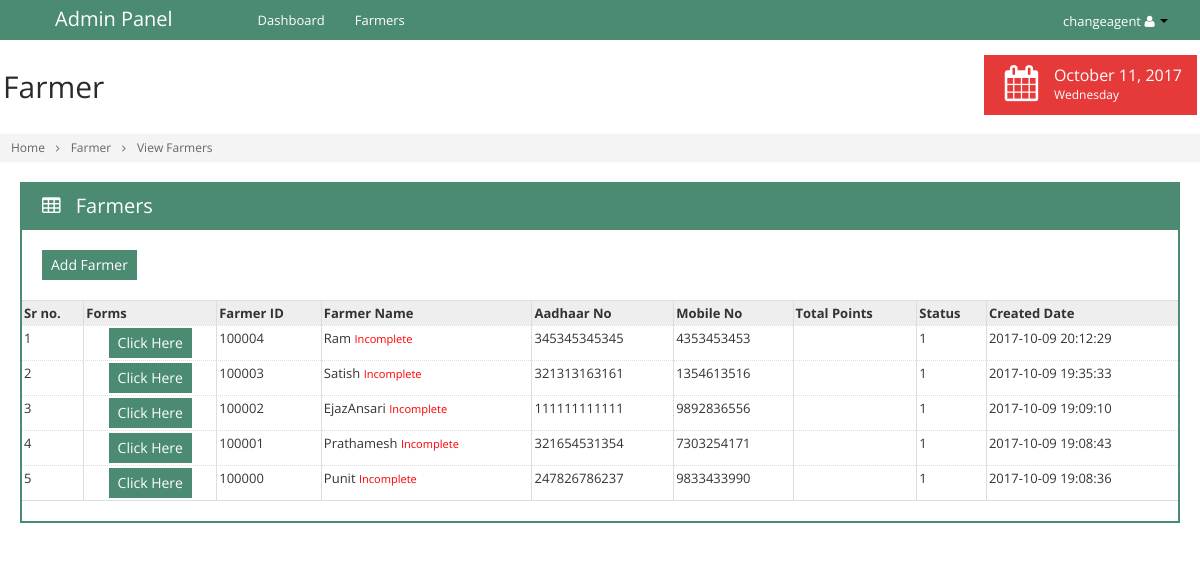
/view_farmers.php (signed in), run on an earlier commit of the app's database.
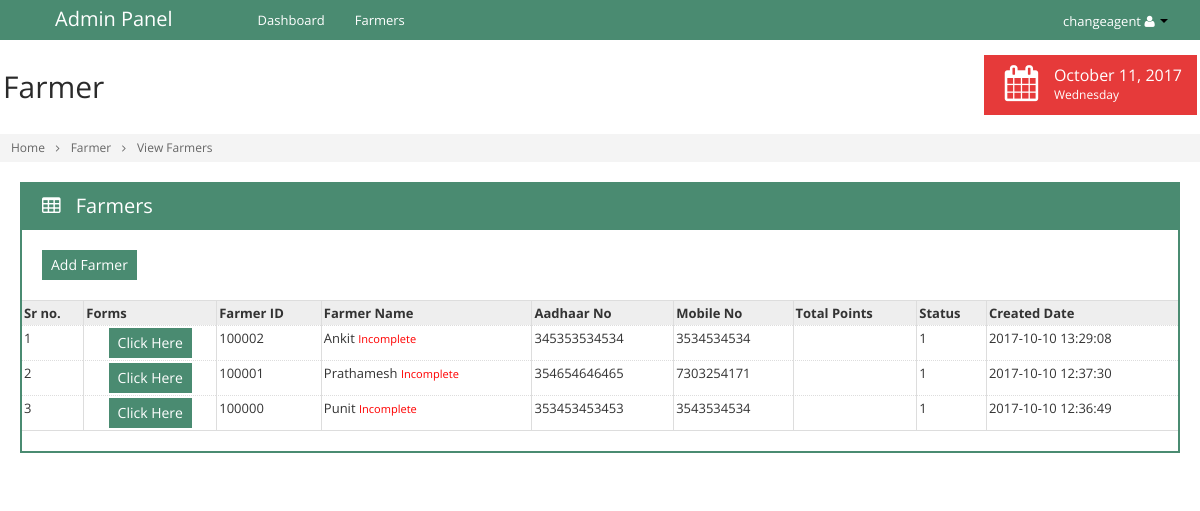
And on a later commit of the database.
### tables this page shows
CREATE TABLE IF NOT EXISTS `tbl_farmers` (
  `id` int(11) NOT NULL AUTO_INCREMENT,
  `fm_caid` int(11) NOT NULL,
  `fm_id` int(11) NOT NULL,
  `fm_name` varchar(255) NOT NULL,
  `fm_aadhar` bigint(11) NOT NULL,
  `fm_mobileno` bigint(11) NOT NULL,
  `fm_loan` varchar(255) NOT NULL,
  `fm_amount` varchar(255) NOT NULL,
  `fm_status` int(11) NOT NULL,
  `fm_createddt` datetime NOT NULL,
  `fm_createdby` varchar(255) NOT NULL,
  `fm_modifieddt` datetime NOT NULL,
  `fm_modifiedby` varchar(255) NOT NULL,
  PRIMARY KEY (`id`)
);

### view_farmers.php (the view, shortened to what the changed rows need)
<?php
	include('include/connection.php');
		?>
        <?php
	$ca_id	= $_SESSION['ca_id'];
	$sql	= "select * from tbl_farmers where fm_caid='".$ca_id."' order by id desc";
	$res	= mysqli_query($db_con,$sql) or die(mysqli_error($db_con));
	$r		= 1;
?>
<!doctype html>
<html>
    <head>
    </head>
    <body class="<?php echo $theme_name; ?>" data-theme="<?php echo $theme_name; ?>">
        <div class="container-fluid" id="content">
            <div id="main" style="margin-left:0px !important">
                <div class="container-fluid">
                    <div class="row-fluid">
                        <div class="span12">
                            <div class="box box-color box-bordered">
                                <div class="box-content nopadding">
                                    <form id="mainform" action="deletefarmers.php" method="post">
                                        <div id="comp_1">
                                            <table class="table table-bordered dataTable dataTable-scroll-x">
                                                <thead>
                                                    <tr>
                                                        <th>Sr no.</th>
                                                        <th>Forms</th>
                                                        <th>Farmer ID</th>
                                                        <th>Farmer Name</th>
                                                        <th>Aadhaar No</th>
                                                        <th>Mobile No</th>
                                                        <th>Total Points</th>
                                                        <th>Status</th>
                                                        <th class='hidden-350'>Created Date</th>
                                                    </tr>
                                                </thead>
                                                <tbody>
                                                    <?php
                                                    while($row = mysqli_fetch_array($res))
                                                    {
                                                        ?>
                                                        <tr>
                                                            <td><?php echo $r; ?></td>
                                                            <td style="text-align:center;">
                                                            	<a href="get_farmer_details.php?pag=farmers&fm_id=<?php echo $row['fm_id']; ?>" class="btn btn-primary">Click Here</a>
                                                            </td>
                                                            <td><?php echo $row['fm_id']; ?></td>
                                                            <td><?php echo ucwords($row['fm_name']); ?>
                                                            <?php
                                                            $sql_check_point  	= " SELECT * FROM tbl_points ";
															$sql_check_point  	.= " WHERE pt_frm1 !='' AND pt_frm2 !='' ";
															$sql_check_point  	.= " 	AND pt_frm3 !='' AND pt_frm4 !='' ";
															$sql_check_point  	.= " 	AND pt_frm6 !='' AND pt_frm7 !='' ";
															$sql_check_point  	.= " 	AND pt_frm8 !='' AND pt_frm9 !='' ";
															$sql_check_point  	.= " 	AND pt_frm10 !='' AND pt_frm5 !='' ";
															$sql_check_point  	.= " 	AND pt_frm12 !='' AND pt_frm13 !='' ";
															$sql_check_point  	.= " 	AND pt_frm11 !='' ";
															$sql_check_point  	.= " 	AND fm_id='".$row['fm_id']."' ";
                                                            $res_check_point  = mysqli_query($db_con,$sql_check_point) or die(mysqli_error($db_con));
                                                            $num_check_point  = mysqli_num_rows($res_check_point);
                                                            if($num_check_point==0)
                                                            {
                                                                echo '<small style="color:red">Incomplete</small>';
                                                            }
                                                            else
                                                            {
                                                                echo '<small style="color:green">Complete</small>';
                                                            }
                                                            ?>
                                                            </td>
                                                            <td><?php echo $row['fm_aadhar']; ?></td>
                                                            <td><?php echo $row['fm_mobileno']; ?></td>
                                                            <td><?php echo $row['fm_amount']; ?></td>
                                                            <td><?php echo $row['fm_status']; ?></td>
                                                            <td><?php echo $row['fm_createddt']; ?></td>
                                                        </tr>
                                                        <?php
                                                        $r++;
                                                    }
                                                    ?>
                                                </tbody>
                                            </table>
                                        </div>
                                    </form>
                                </div>
                            </div>
                        </div>
                    </div>
                </div>
            </div>
       	</div>
	</body>
</html>

What changed in the data, as far as the page shows it:
removed tbl_farmers: fm "100004", fm_name "Ram", fm_aadhar "345345345345", fm_mobileno "4353453453", fm_status "1", fm_createddt "2017-10-09 20:12:29"
removed tbl_farmers: fm "100003", fm_name "Satish", fm_aadhar "321313163161", fm_mobileno "1354613516", fm_status "1", fm_createddt "2017-10-09 19:35:33"
changed tbl_farmers: fm_name "EjazAnsari" → "Ankit"; fm_aadhar "111111111111" → "345353534534"; fm_mobileno "9892836556" → "3534534534"; fm_createddt "2017-10-09 19:09:10" → "2017-10-10 13:29:08"
changed tbl_farmers "Prathamesh": fm_aadhar "321654531354" → "354654646465"; fm_createddt "2017-10-09 19:08:43" → "2017-10-10 12:37:30"
changed tbl_farmers "Punit": fm_aadhar "247826786237" → "353453453453"; fm_mobileno "9833433990" → "3543534534"; fm_createddt "2017-10-09 19:08:36" → "2017-10-10 12:36:49"
